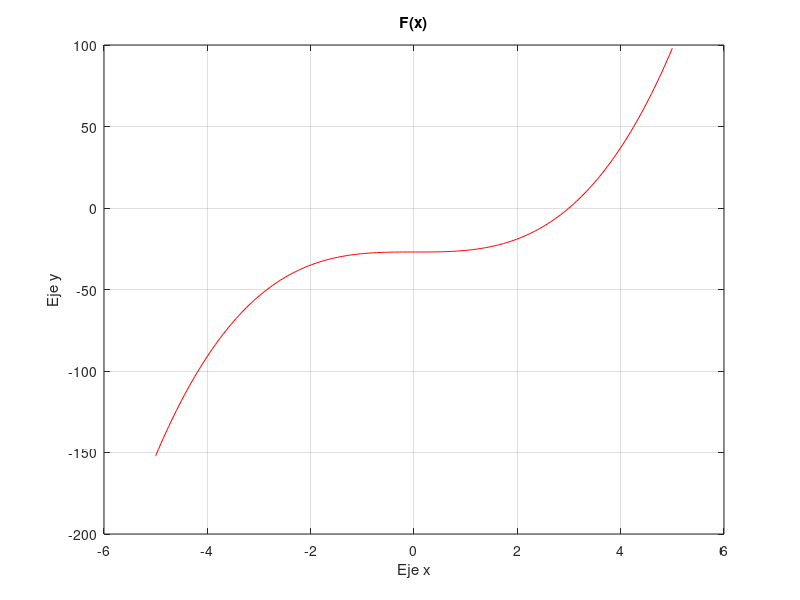

Recreate this plot in MATLAB.
%1) Dada la funci�n f(x) = x^3 - 27 y los intervalos de la variable x, I1 = [1,5; 4]; I2 = [4, 6],
%a) aplicando la condici�n de inicializaci�n del M�todo de Bisecci�n, justifique en qu� intervalo f(x)
%tiene una ra�z.
%b) Aplicando el algoritmo del M�todo de Bisecci�n, comprobar que las primeras 10 iteraciones son:

function BiseccionAyB

  clear
  clc

  a = 1.5;
  b = 4;
  c = 4;
  d = 6;

  fa = a^3 -27;
  fb =b^3 -27;
  fc = c^3 -27;
  fd = d^3 -27;


  if(fa*fb < 0)

    disp("La funci�n tiene una ra�z en el primer intervalo dado.")

    dividirYEncontrarIntervalo(a,b);

  elseif(fc*fd < 0)

    disp("La funci�n tiene una ra�z en el segundo intervalo dado.")

    dividirYEncontrarIntervalo(c,d);

   else

    disp("No se puede saber por este m�todo si la funci�n tiene o no tiene una ra�z en los intervalos dados.")

endif

  x = linspace(-5, 5, 200);
 y = x.^3 - 27;

 plot(x,y,'r');

 title('F(x)');
 xlabel('Eje x');
 ylabel('Eje y');
 grid on;

endfunction

function dividirYEncontrarIntervalo (a,b)

  it = 1;
  tol = 10;
  mi = 0;
  abscisaAnterior = 0;

  while (it <= 100 && tol >0.05)

    mi = (a+b)/2;

    fmi = mi^3 -27;
    fa = a^3 -27;
    fb =b^3 -27;

     tol = abs(fmi);

    if(fmi*fa < 0)

     b = mi;

    elseif(fmi*fb < 0)

      a = mi;

    endif

    it = it +1;

  endwhile

  disp("La ra�z es: "),mi
  disp(['La cantidad de iteraciones es: ',num2str(it)]);

 endfunction
